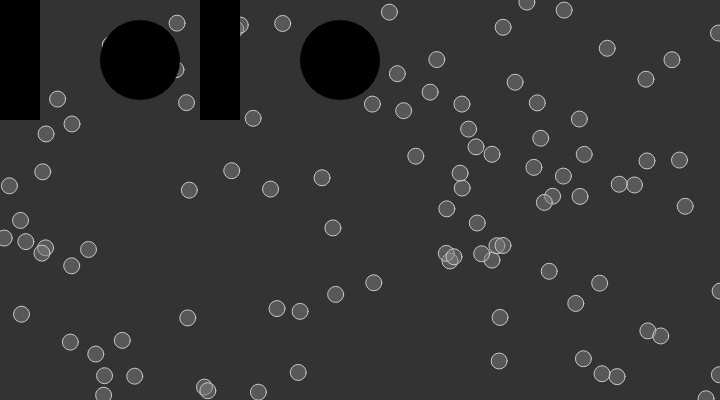
Frame 1 (no input)
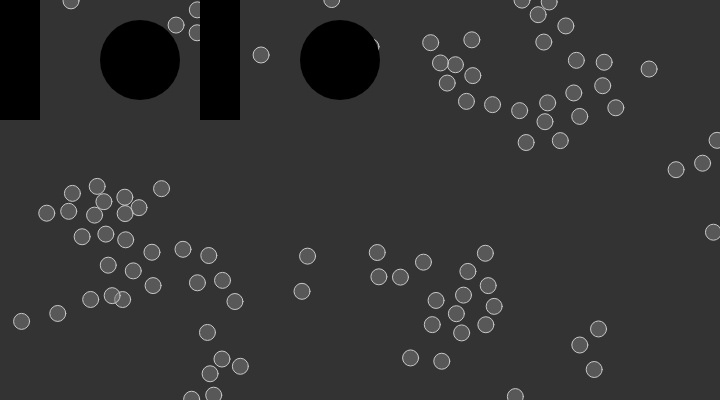
Frame 60 (no input)
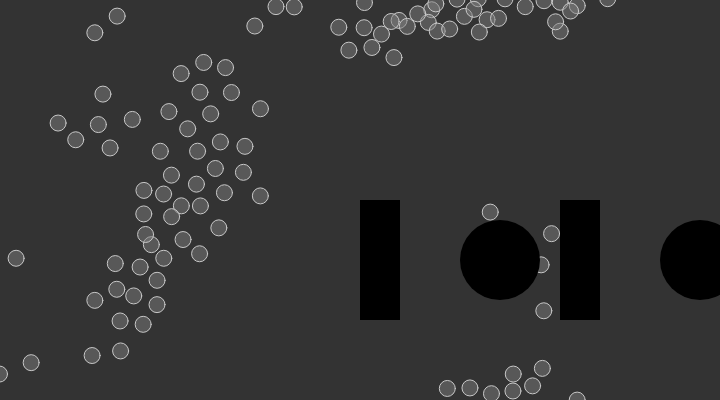
Frame 120 (the mouse pressed at the canvas centre since frame 60)

The p5.js sketch that drew these frames (run headless with seeded random() and noise() and a simulated clock; from frame 60 on, the mouse is pressed at the canvas centre):

// p5.js sketch
// ── sketch.js
/*
 * @name Flocking
 * @description Demonstration of <a href="http://www.red3d.com/cwr/">Craig Reynolds' "Flocking" behavior</a>.<br>
 * (Rules: Cohesion, Separation, Alignment.)<br>
 * From <a href="http://natureofcode.com">natureofcode.com</a>.
 */
var boids = [];

function setup() {
  createCanvas(720, 400);

  // Add an initial set of boids into the system
  for (var i = 0; i < 100; i++) {
    boids[i] = new Boid(random(width), random(height));
  }
}

function draw() {
  background(51);
  // Run all the boids
  for (var i = 0; i < boids.length; i++) {
    boids[i].run(boids);
  }
  noStroke();
  fill(0, 0, 0);
  ellipseMode(CENTER)
  rect(mouseX, mouseY, 40, 120);

  ellipse(mouseX + 140, mouseY + 60, 80, 80);

  rect(mouseX + 200, mouseY, 40, 120);

  ellipse(mouseX + 340, mouseY + 60, 80, 80);
}


// Boid class
// Methods for Separation, Cohesion, Alignment added
function Boid(x, y) {
  this.acceleration = createVector(0, 0);
  this.velocity = p5.Vector.random2D();
  this.position = createVector(x, y);
  this.r = 3.0;
  this.maxspeed = 3;    // Maximum speed
  this.maxforce = 0.05; // Maximum steering force
}

Boid.prototype.run = function(boids) {
  this.flock(boids);
  this.update();
  this.borders();
  this.render();
}

// Forces go into acceleration
Boid.prototype.applyForce = function(force) {
  this.acceleration.add(force);
}

// We accumulate a new acceleration each time based on three rules
Boid.prototype.flock = function(boids) {
  var sep = this.separate(boids); // Separation
  var ali = this.align(boids);    // Alignment
  var coh = this.cohesion(boids); // Cohesion
  // Arbitrarily weight these forces
  sep.mult(2.5);
  ali.mult(1.0);
  coh.mult(1.0);
  // Add the force vectors to acceleration
  this.applyForce(sep);
  this.applyForce(ali);
  this.applyForce(coh);
}

// Method to update location
Boid.prototype.update = function() {
  // Update velocity
  this.velocity.add(this.acceleration);
  // Limit speed
  this.velocity.limit(this.maxspeed);
  this.position.add(this.velocity);
  // Reset acceleration to 0 each cycle
  this.acceleration.mult(0);
}

// A method that calculates and applies a steering force towards a target
// STEER = DESIRED MINUS VELOCITY
Boid.prototype.seek = function(target) {
  var desired = p5.Vector.sub(target, this.position); // A vector pointing from the location to the target
  // Normalize desired and scale to maximum speed
  desired.normalize();
  desired.mult(this.maxspeed);
  // Steering = Desired minus Velocity
  var steer = p5.Vector.sub(desired, this.velocity);
  steer.limit(this.maxforce); // Limit to maximum steering force
  return steer;
}

// Draw boid as a circle
Boid.prototype.render = function() {
  fill(127, 127);
  stroke(200);
  ellipse(this.position.x, this.position.y, 16, 16);
}

// Wraparound
Boid.prototype.borders = function() {
  if (this.position.x < -this.r) this.position.x = width + this.r;
  if (this.position.y < -this.r) this.position.y = height + this.r;
  if (this.position.x > width + this.r) this.position.x = -this.r;
  if (this.position.y > height + this.r) this.position.y = -this.r;
}

// Separation
// Method checks for nearby boids and steers away
Boid.prototype.separate = function(boids) {
  var desiredseparation = 25.0;
  var steer = createVector(0, 0);
  var count = 0;
  // For every boid in the system, check if it's too close
  for (var i = 0; i < boids.length; i++) {
    var d = p5.Vector.dist(this.position, boids[i].position);
    // If the distance is greater than 0 and less than an arbitrary amount (0 when you are yourself)
    if ((d > 0) && (d < desiredseparation)) {
      // Calculate vector pointing away from neighbor
      var diff = p5.Vector.sub(this.position, boids[i].position);
      diff.normalize();
      diff.div(d); // Weight by distance
      steer.add(diff);
      count++; // Keep track of how many
    }
  }
  // Average -- divide by how many
  if (count > 0) {
    steer.div(count);
  }

  // As long as the vector is greater than 0
  if (steer.mag() > 0) {
    // Implement Reynolds: Steering = Desired - Velocity
    steer.normalize();
    steer.mult(this.maxspeed);
    steer.sub(this.velocity);
    steer.limit(this.maxforce);
  }
  return steer;
}

// Alignment
// For every nearby boid in the system, calculate the average velocity
Boid.prototype.align = function(boids) {
  var neighbordist = 50;
  var sum = createVector(0, 0);
  var count = 0;
  for (var i = 0; i < boids.length; i++) {
    var d = p5.Vector.dist(this.position, boids[i].position);
    if ((d > 0) && (d < neighbordist)) {
      sum.add(boids[i].velocity);
      count++;
    }
  }
  if (count > 0) {
    sum.div(count);
    sum.normalize();
    sum.mult(this.maxspeed);
    var steer = p5.Vector.sub(sum, this.velocity);
    steer.limit(this.maxforce);
    return steer;
  } else {
    return createVector(0, 0);
  }
}

// Cohesion
// For the average location (i.e. center) of all nearby boids, calculate steering vector towards that location
Boid.prototype.cohesion = function(boids) {
  var neighbordist = 50;
  var sum = createVector(0, 0); // Start with empty vector to accumulate all locations
  var count = 0;
  for (var i = 0; i < boids.length; i++) {
    var d = p5.Vector.dist(this.position, boids[i].position);
    if ((d > 0) && (d < neighbordist)) {
      sum.add(boids[i].position); // Add location
      count++;
    }
  }
  if (count > 0) {
    sum.div(count);
    return this.seek(sum); // Steer towards the location
  } else {
    return createVector(0, 0);
  }
}

// ── style.css

@font-face {
    font-family: "FuturaLT";
    src: url('assets/futura_lt_bold1.ttf');
}

p{
  font-family: "FuturaLT",Gadget, sans-serif;
  font-weight: bold;
}

.text{
  font-family: "FuturaLT",Gadget, sans-serif;
  font-weight: bold;
}

html, body {
  font-family: "FuturaLT",Gadget, sans-serif;
  font-weight: bold;
  margin: 0;
  padding: 0;
  overflow: hidden;
}
